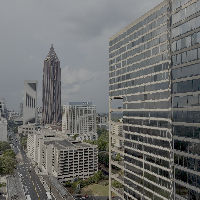
#> input picture input/image_200x200.png, 200 x 200 px, found by its file name
$ python opencv_operations.py
#> lines starting #> are read from the running program, lines starting #| are printed output that depends on the picture
import cv2 as cv
import os
import numpy as np
import pandas as pd
import matplotlib.pyplot as plt

def extract_matrices_to_csv():
    root = os.getcwd()
    imgPath = os.path.join(root, 'input','image_200x200.png')
    csv_output_dir = 'csv_full_image'
    img = cv.imread(imgPath)
#> img is the input picture: shape (200, 200, 3); mean B, G, R 110, 111.5, 110.6

    # Step 1: convert to grayscale
    imgGray = cv.cvtColor(img, cv.COLOR_BGR2GRAY)
    #plt.imshow(imgGray, cmap='gray')
    #plt.show()

    # Step 2: split into BGR channels
    b, g, r = cv.split(img)
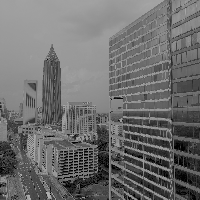
#> b: shape (200, 200); min 0, max 176, mean 110
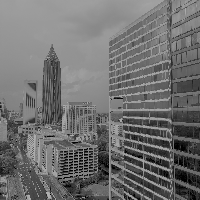
#> g: shape (200, 200); min 0, max 176, mean 111.5

    # Step 3: save all matrices as CSV
    np.savetxt(f'{csv_output_dir}/image_gray_200x200.csv', imgGray, fmt='%d', delimiter=',')
    np.savetxt(f'{csv_output_dir}/image_blue_200x200.csv', b, fmt='%d', delimiter=',')
    np.savetxt(f'{csv_output_dir}/image_green_200x200.csv', g, fmt='%d', delimiter=',')
    np.savetxt(f'{csv_output_dir}/image_red_200x200.csv', r, fmt='%d', delimiter=',')

    # Step 4: create metadata CSV
    height, width, channels = img.shape
#> height = 200; width = 200; channels = 3
    metadata = {
        'Property': ['Shape', 'Height', 'Width', 'Channels', 'Data Type',
                    'Min Pixel', 'Max Pixel', 'Mean Pixel', 'Std Dev'],
        'Value': [
            str(img.shape),
            height,
            width,
            channels,
            str(img.dtype),
            int(img.min()),
            int(img.max()),
            f"{img.mean():.2f}",
            f"{img.std():.2f}"
        ]
    }
#> metadata = {'Property': ['Shape', 'Height', 'Width', 'Channels', 'Data Type', 'Min Pixel', 'Max Pixel', 'Mean Pixel', 'Std Dev'], 'Value': ['(200, 200, 3)', 200, 200, 3, 'uint8', 0, 177, '110.71', '40.04']}

    metadata_df = pd.DataFrame(metadata)
#> metadata_df = table of 9 rows and 2 columns
#> (the run stopped early here; a loop or call above may not have finished)
